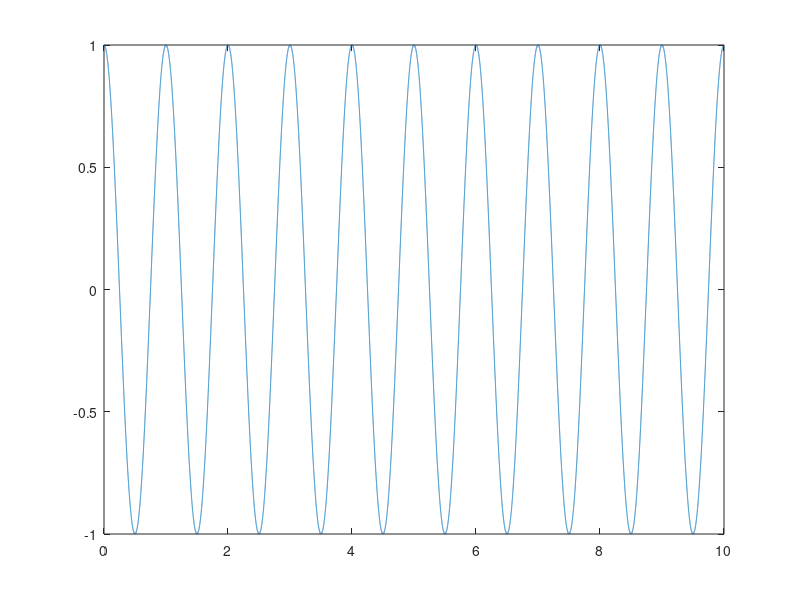
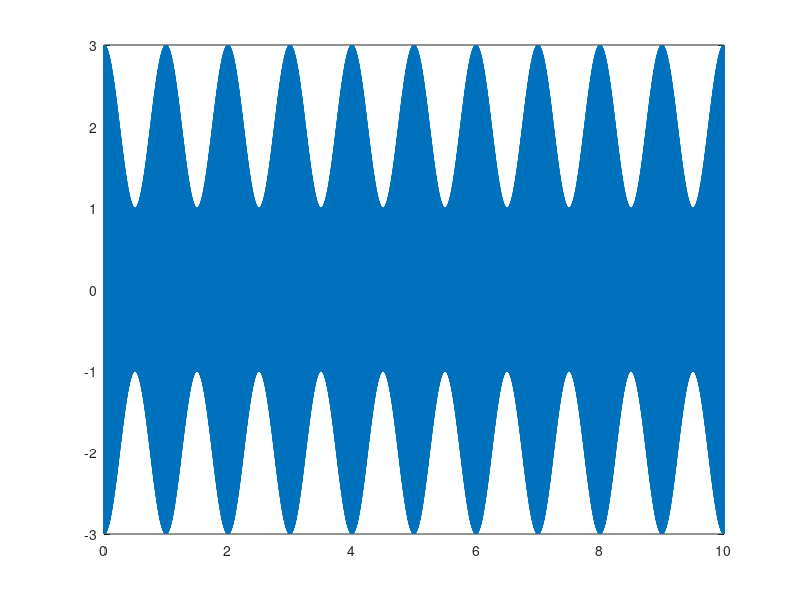
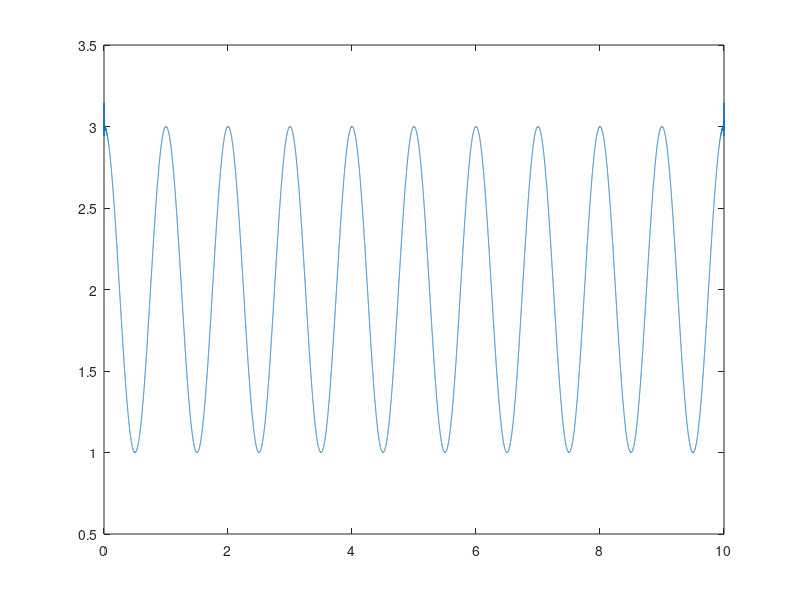
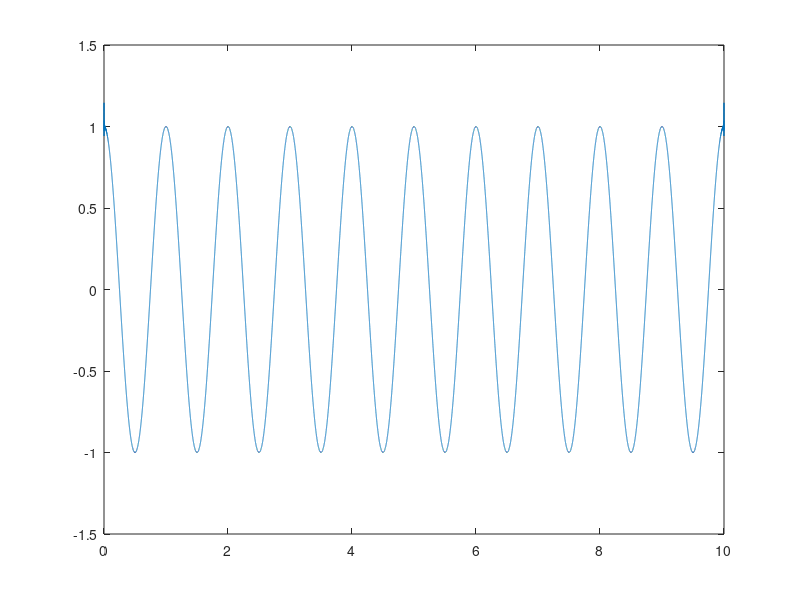

MATLAB code for these plots, in order:
fs=10000;
Ts=1/fs;
t=[0:Ts:10];
m=cos(2*pi*t);
figure(1);
plot(t,m);
Ac = 2;
fc = 500;
x=(Ac+m).*cos(2*pi*fc*t);
figure(2);
plot(t,x);
env=abs(hilbert(x));
figure(3);
plot(t,env);
figure(4);
plot(t,env-Ac);
Ac = 0.7;
x=(Ac+m).*cos(2*pi*fc*t);
env=abs(hilbert(x));
figure(5);
plot(t,x);
figure(6);
plot(t,env);
figure(7);
plot(t,env-Ac);